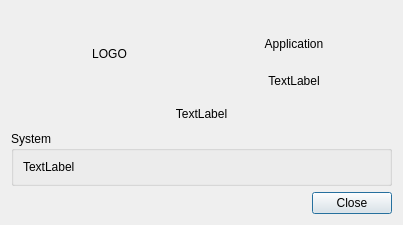
<?xml version="1.0" encoding="UTF-8"?>
<ui version="4.0">
 <class>AboutDialog</class>
 <widget class="QDialog" name="AboutDialog">
  <property name="geometry">
   <rect>
    <x>0</x>
    <y>0</y>
    <width>403</width>
    <height>225</height>
   </rect>
  </property>
  <property name="windowTitle">
   <string>About DsmCP</string>
  </property>
  <property name="modal">
   <bool>true</bool>
  </property>
  <layout class="QVBoxLayout" name="verticalLayout">
   <item>
    <widget class="QFrame" name="frame">
     <property name="frameShape">
      <enum>QFrame::NoFrame</enum>
     </property>
     <property name="frameShadow">
      <enum>QFrame::Raised</enum>
     </property>
     <property name="lineWidth">
      <number>0</number>
     </property>
     <layout class="QGridLayout" name="gridLayout">
      <item row="0" column="1">
       <widget class="QLabel" name="labelApplication">
        <property name="sizePolicy">
         <sizepolicy hsizetype="Expanding" vsizetype="Preferred">
          <horstretch>0</horstretch>
          <verstretch>0</verstretch>
         </sizepolicy>
        </property>
        <property name="text">
         <string>Application</string>
        </property>
        <property name="alignment">
         <set>Qt::AlignCenter</set>
        </property>
       </widget>
      </item>
      <item row="1" column="1">
       <widget class="QLabel" name="labelVersion">
        <property name="sizePolicy">
         <sizepolicy hsizetype="Expanding" vsizetype="Maximum">
          <horstretch>0</horstretch>
          <verstretch>0</verstretch>
         </sizepolicy>
        </property>
        <property name="text">
         <string notr="true">TextLabel</string>
        </property>
        <property name="alignment">
         <set>Qt::AlignCenter</set>
        </property>
       </widget>
      </item>
      <item row="0" column="0" rowspan="2">
       <widget class="QLabel" name="labelLogo">
        <property name="sizePolicy">
         <sizepolicy hsizetype="MinimumExpanding" vsizetype="MinimumExpanding">
          <horstretch>0</horstretch>
          <verstretch>0</verstretch>
         </sizepolicy>
        </property>
        <property name="minimumSize">
         <size>
          <width>68</width>
          <height>68</height>
         </size>
        </property>
        <property name="text">
         <string notr="true">LOGO</string>
        </property>
        <property name="alignment">
         <set>Qt::AlignCenter</set>
        </property>
       </widget>
      </item>
     </layout>
    </widget>
   </item>
   <item>
    <widget class="QLabel" name="labelDescription">
     <property name="sizePolicy">
      <sizepolicy hsizetype="Preferred" vsizetype="Preferred">
       <horstretch>0</horstretch>
       <verstretch>0</verstretch>
      </sizepolicy>
     </property>
     <property name="text">
      <string notr="true">TextLabel</string>
     </property>
     <property name="alignment">
      <set>Qt::AlignCenter</set>
     </property>
    </widget>
   </item>
   <item>
    <widget class="QGroupBox" name="groupBoxSystem">
     <property name="title">
      <string>System</string>
     </property>
     <layout class="QVBoxLayout" name="verticalLayout_2">
      <item>
       <widget class="QLabel" name="labelSystem">
        <property name="text">
         <string notr="true">TextLabel</string>
        </property>
       </widget>
      </item>
     </layout>
    </widget>
   </item>
   <item>
    <widget class="QDialogButtonBox" name="buttonBox">
     <property name="orientation">
      <enum>Qt::Horizontal</enum>
     </property>
     <property name="standardButtons">
      <set>QDialogButtonBox::Close</set>
     </property>
    </widget>
   </item>
  </layout>
 </widget>
 <resources/>
 <connections>
  <connection>
   <sender>buttonBox</sender>
   <signal>rejected()</signal>
   <receiver>AboutDialog</receiver>
   <slot>reject()</slot>
   <hints>
    <hint type="sourcelabel">
     <x>200</x>
     <y>255</y>
    </hint>
    <hint type="destinationlabel">
     <x>199</x>
     <y>149</y>
    </hint>
   </hints>
  </connection>
 </connections>
</ui>
